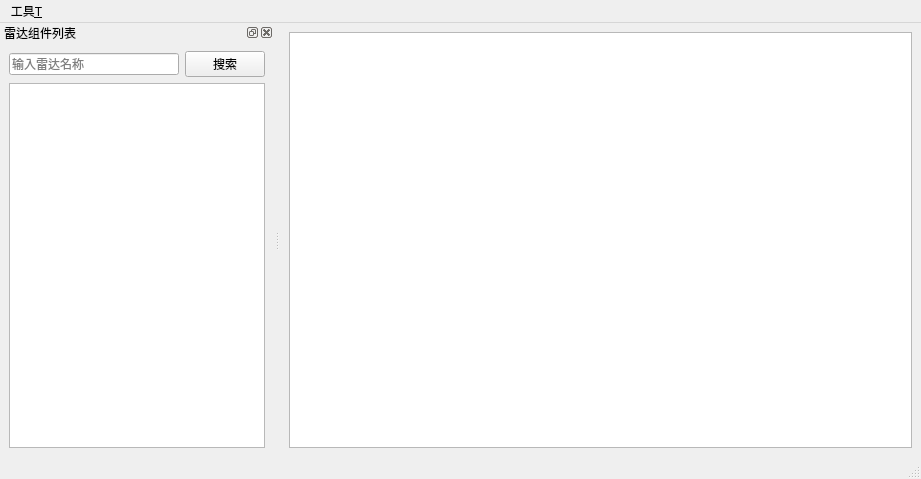
<?xml version="1.0" encoding="UTF-8"?>
<ui version="4.0">
 <class>MainWindow_Radar</class>
 <widget class="QMainWindow" name="MainWindow_Radar">
  <property name="geometry">
   <rect>
    <x>0</x>
    <y>0</y>
    <width>921</width>
    <height>479</height>
   </rect>
  </property>
  <property name="windowTitle">
   <string>编辑雷达</string>
  </property>
  <widget class="QWidget" name="centralwidget">
   <layout class="QHBoxLayout" name="horizontalLayout">
    <item>
     <widget class="QGraphicsView" name="graphicsView"/>
    </item>
   </layout>
  </widget>
  <widget class="QMenuBar" name="menubar">
   <property name="geometry">
    <rect>
     <x>0</x>
     <y>0</y>
     <width>921</width>
     <height>28</height>
    </rect>
   </property>
   <widget class="QMenu" name="menu">
    <property name="title">
     <string>工具&amp;T</string>
    </property>
    <addaction name="actionCom_list"/>
   </widget>
   <addaction name="menu"/>
  </widget>
  <widget class="QStatusBar" name="statusbar"/>
  <widget class="QDockWidget" name="dockCompList">
   <property name="windowTitle">
    <string>雷达组件列表</string>
   </property>
   <attribute name="dockWidgetArea">
    <number>1</number>
   </attribute>
   <widget class="QWidget" name="dockWidgetContents">
    <layout class="QGridLayout" name="gridLayout">
     <item row="0" column="0">
      <layout class="QVBoxLayout" name="verticalLayout">
       <item>
        <layout class="QHBoxLayout" name="horizontalLayout_2">
         <item>
          <widget class="QLineEdit" name="lineEdit">
           <property name="placeholderText">
            <string>输入雷达名称</string>
           </property>
          </widget>
         </item>
         <item>
          <widget class="QPushButton" name="pushButton">
           <property name="text">
            <string>搜索</string>
           </property>
          </widget>
         </item>
        </layout>
       </item>
       <item>
        <widget class="QListWidget" name="listWidget"/>
       </item>
      </layout>
     </item>
    </layout>
   </widget>
  </widget>
  <action name="actionCom_list">
   <property name="checkable">
    <bool>true</bool>
   </property>
   <property name="text">
    <string>组件列表</string>
   </property>
  </action>
 </widget>
 <resources/>
 <connections/>
</ui>
